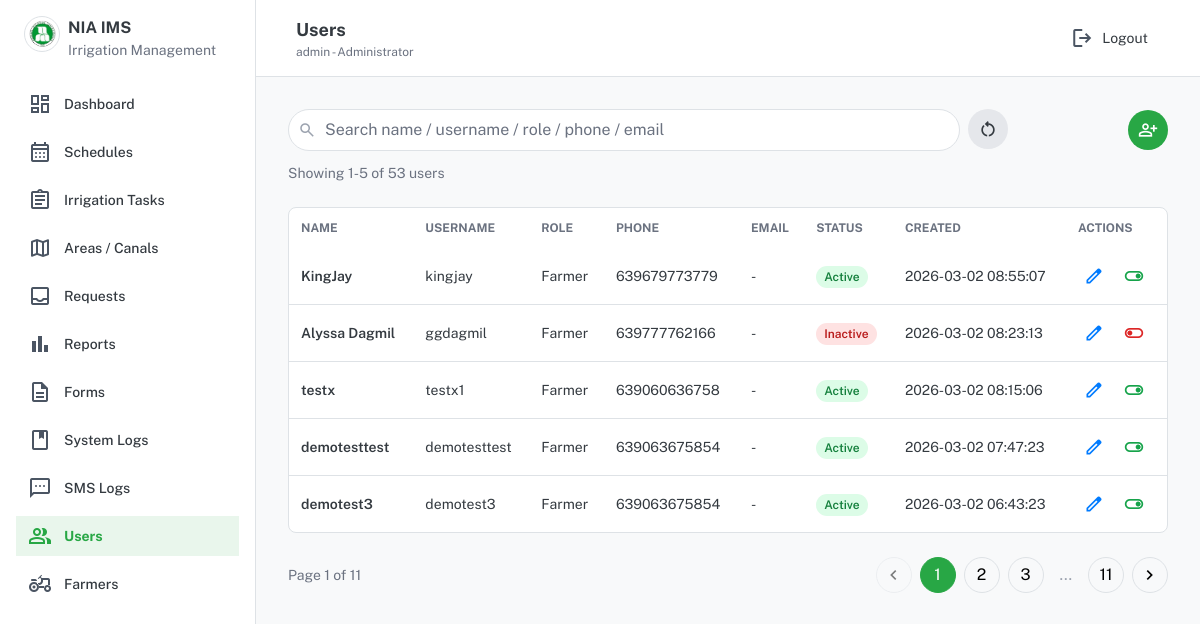
The page /public/index.php?page=users (signed in) on the database its author committed.
### tables this page shows
CREATE TABLE `users` (
  `user_id` int(11) NOT NULL,
  `fullname` varchar(150) DEFAULT NULL,
  `username` varchar(80) DEFAULT NULL,
  `password` varchar(255) DEFAULT NULL,
  `password_change_required` tinyint(4) NOT NULL DEFAULT 0,
  `role` enum('Administrator','Operations Staff','Irrigation Technician','IMO','Monitoring','Farmer','SWRFT','WRFO Gatekeeper','WRFO Scheduler') NOT NULL,
  `phone` varchar(30) DEFAULT NULL,
  `email` varchar(120) DEFAULT NULL,
  `is_active` tinyint(4) DEFAULT 1,
  `created_at` timestamp NOT NULL DEFAULT current_timestamp()
);

### public/index.php (called while the page is built, shortened)
<?php
require_once __DIR__ . '/../includes/helpers.php';
$page = $_GET['page'] ?? 'login';
$routes = [
  'login'     => __DIR__ . '/../pages/login.php',
  'logout'    => __DIR__ . '/../pages/logout.php',
  'dashboard' => __DIR__ . '/../pages/dashboard.php',
  'areas'     => __DIR__ . '/../areas/index.php',
  'schedules' => __DIR__ . '/../schedules/index.php',
  'tasks'     => __DIR__ . '/../tasks/index.php',
  'requests'  => __DIR__ . '/../requests/index.php',
  'reports'   => __DIR__ . '/../reports/index.php',
  'users'     => __DIR__ . '/../users/index.php',
  'logs'      => __DIR__ . '/../logs/index.php',
  'sms_logs'  => __DIR__ . '/../sms_logs/index.php',
  'farmers'   => __DIR__ . '/../farmers/index.php',
  'farmer_requests' => __DIR__ . '/../farmers/requests.php',
  'farmer_dashboard' => __DIR__ . '/../farmers/dashboard.php',
  'my_requests'      => __DIR__ . '/../farmers/requests.php',
  'my_schedule'      => __DIR__ . '/../farmers/schedule.php',
  'profile'          => __DIR__ . '/../farmers/profile.php',
  'announcements'    => __DIR__ . '/../farmers/announcements.php',
  'forms'            => __DIR__ . '/../forms/index.php',
  'forms_print'      => __DIR__ . '/../forms/print.php',
  'force_password'   => __DIR__ . '/../pages/force_password.php',
];
require $routes[$page];

### includes/helpers.php (called while the page is built, shortened)
<?php
function h($v): string {
  return htmlspecialchars((string)$v, ENT_QUOTES, 'UTF-8');
}
function role_label(?string $role): string {
  $r = trim((string)$role);
  return $r === 'Operations Staff' ? 'Irrigation Association' : $r;
}
function app_base_root(): string {
  static $cached = null;
  if ($cached !== null) return $cached;
  $script = str_replace('\\', '/', (string)($_SERVER['SCRIPT_NAME'] ?? ''));
  $root = '';
  $publicPos = strpos($script, '/public/');
  if ($publicPos !== false) {
    $root = substr($script, 0, $publicPos);
  } else {
    $dir = rtrim(str_replace('\\', '/', dirname($script)), '/');
    $root = $dir;
  }
  $root = trim((string)$root);
  if ($root === '' || $root === '.') {
    $cached = '';
    return $cached;
  }
  $cached = '/' . trim($root, '/');
  return $cached;
}
function base_path(string $path = ''): string {
  $root = app_base_root();
  return ($root === '' ? '' : rtrim($root, '/')) . '/' . ltrim($path, '/');
}
function route(string $page, array $params = []): string {
  $url = base_path("public/index.php?page=" . urlencode($page));
  if ($params) $url .= '&' . http_build_query($params);
  return $url;
}

### users/index.php (the view, shortened to what this page needs)
<?php
require_once __DIR__ . '/../includes/helpers.php';
require_once __DIR__ . '/../includes/config.php';
$q = trim($_GET['q'] ?? $_POST['q'] ?? '');
$page = (int)($_GET['p'] ?? $_POST['p'] ?? 1);
$per_page = 5;
$offset = ($page - 1) * $per_page;
$params = [];
$types = '';
$where = "WHERE 1=1";
$countSql = "SELECT COUNT(*) AS total FROM users u $where";
$countStmt = $conn->prepare($countSql);
$countStmt->execute();
$total = (int)($countStmt->get_result()->fetch_assoc()['total'] ?? 0);
$total_pages = (int)ceil($total / $per_page);
$sql = "
  SELECT u.user_id, u.fullname, u.username, u.role, u.phone, u.email, u.is_active, u.created_at
  FROM users u
  $where
  ORDER BY u.user_id DESC
  LIMIT ? OFFSET ?
";
$stmt = $conn->prepare($sql);
if ($params) {
  $types2 = $types . "ii";
  $params2 = array_merge($params, [$per_page, $offset]);
  $stmt->bind_param($types2, ...$params2);
} else {
  $stmt->bind_param("ii", $per_page, $offset);
}
$stmt->execute();
$rows = $stmt->get_result()->fetch_all(MYSQLI_ASSOC);
include __DIR__ . '/../includes/head.php';
function users_url($p, $q) {
  return route('users', [
    'q' => $q,
    'p' => $p,
  ]);
}
?>
<div class="flex min-h-screen w-full">
  <?php include __DIR__ . '/../includes/sidebar.php'; ?>
  <div class="flex-1 flex flex-col">
    <?php include __DIR__ . '/../includes/topbar.php'; ?>
    <main class="p-6 lg:p-8 flex-1">
      <div class="flex items-center justify-between gap-3">
        <form id="usersFilterForm" class="flex flex-1 min-w-0 gap-2" method="GET" action="<?= route('users') ?>">
          <div class="relative w-full sm:max-w-2xl">
            <input id="usersSearchInput" name="q" value="<?= h($q) ?>" placeholder="Search name / username / role / phone / email"
                   class="w-full pl-9 pr-4 rounded-full border-border-light dark:border-border-dark bg-card-light dark:bg-card-dark">
          </div>
          <a
            class="w-10 h-10 rounded-full bg-gray-200 dark:bg-gray-700 text-text-light dark:text-text-dark inline-flex items-center justify-center shrink-0"
            href="<?= route('users') ?>"
            title="Reset"
            aria-label="Reset users filter"
          >
            <span class="material-symbols-outlined text-[20px] leading-none">restart_alt</span>
          </a>
        </form>
        <a href="<?= base_path('users/create.php') ?>"
           class="w-10 h-10 rounded-full bg-primary text-white inline-flex items-center justify-center shrink-0"
           title="Add User"
           aria-label="Add User">
          <span class="material-symbols-outlined text-[20px] leading-none">person_add</span>
        </a>
      </div>
      <div id="usersResults">
      <div class="mt-3 text-sm text-gray-500 dark:text-gray-400">
        Showing <?= $total ? ($offset + 1) : 0 ?>-<?= min($offset + $per_page, $total) ?> of <?= $total ?> users
      </div>
      <div class="mt-6 bg-card-light dark:bg-card-dark border border-border-light dark:border-border-dark rounded-lg overflow-hidden hidden md:block">
        <div class="overflow-x-auto">
          <table class="w-full text-left">
            <thead>
              <tr class="text-xs text-gray-500 dark:text-gray-400 uppercase">
                <th class="p-3">Name</th>
                <th class="p-3">Username</th>
                <th class="p-3">Role</th>
                <th class="p-3">Phone</th>
                <th class="p-3">Email</th>
                <th class="p-3">Status</th>
                <th class="p-3">Created</th>
                <th class="p-3">Actions</th>
              </tr>
            </thead>
            <tbody class="divide-y divide-border-light dark:divide-border-dark">
              <?php foreach ($rows as $r): ?>
                <tr class="text-sm text-text-light dark:text-text-dark">
                  <td class="p-3 font-semibold"><?= h($r['fullname'] ?? '-') ?></td>
                  <td class="p-3"><?= h($r['username'] ?? '-') ?></td>
                  <td class="p-3"><?= h(role_label($r['role'] ?? '-')) ?></td>
                  <td class="p-3"><?= h($r['phone'] ?? '-') ?></td>
                  <td class="p-3"><?= h($r['email'] ?? '-') ?></td>
                  <td class="p-3">
                    <?= ((int)$r['is_active'] === 1)
                      ? '<span class="px-2 py-1 text-xs font-semibold rounded-full bg-green-100 text-green-700 dark:bg-green-900/30 dark:text-green-300">Active</span>'
                      : '<span class="px-2 py-1 text-xs font-semibold rounded-full bg-red-100 text-red-700 dark:bg-red-900/30 dark:text-red-300">Inactive</span>' ?>
                  </td>
                  <td class="p-3"><?= h($r['created_at'] ?? '') ?></td>
                  <td class="p-3">
                    <div class="flex items-center gap-2">
                      <a
                        class="p-1.5 rounded-DEFAULT hover:bg-gray-100 dark:hover:bg-gray-800 text-secondary inline-flex items-center justify-center"
                        href="<?= base_path('users/edit.php?id=' . (int)$r['user_id']) ?>"
                        title="Edit"
                        aria-label="Edit user"
                      >
                        <span class="material-symbols-outlined text-[20px] leading-none">edit</span>
                      </a>
                      <form
                        method="POST"
                        class="inline js-user-status-form"
                        data-user-label="<?= h((string)($r['fullname'] ?: ($r['username'] ?: ('User #' . (int)$r['user_id'])))) ?>"
                        data-next-status="<?= ((int)$r['is_active'] === 1) ? 'Inactive' : 'Active' ?>"
                      >
                        <button
                          class="p-1.5 rounded-DEFAULT hover:bg-gray-100 dark:hover:bg-gray-800 inline-flex items-center justify-center <?= ((int)$r['is_active'] === 1) ? 'text-green-600' : 'text-red-600' ?>"
                          title="<?= ((int)$r['is_active'] === 1) ? 'Set Inactive' : 'Set Active' ?>"
                          aria-label="<?= ((int)$r['is_active'] === 1) ? 'Set user inactive' : 'Set user active' ?>"
                        >
                          <span class="material-symbols-outlined text-[20px] leading-none"><?= ((int)$r['is_active'] === 1) ? 'toggle_on' : 'toggle_off' ?></span>
                        </button>
                      </form>
                    </div>
                  </td>
                </tr>
              <?php endforeach; ?>
            </tbody>
          </table>
        </div>
      </div>
      <?php if ($total_pages > 1): ?>
        <?php
          $window = 2;
          $start = max(1, $page - $window);
          $end = min($total_pages, $page + $window);
        ?>
        <div class="mt-6 flex items-center justify-between gap-3">
          <div class="text-sm text-gray-500 dark:text-gray-400">
            Page <?= $page ?> of <?= $total_pages ?>
          </div>
          <nav class="flex items-center gap-2">
            <a data-users-page-link="1"
              class="w-9 h-9 rounded-full border border-border-light dark:border-border-dark inline-flex items-center justify-center <?= $page <= 1 ? 'opacity-50 pointer-events-none' : 'hover:bg-gray-100 dark:hover:bg-gray-800' ?>"
              href="<?= h(users_url($page - 1, $q)) ?>"
              title="Previous page"
              aria-label="Previous page"
            ><span class="material-symbols-outlined text-[20px] leading-none">chevron_left</span></a>
            <?php for ($i = $start; $i <= $end; $i++): ?>
              <a data-users-page-link="1"
                class="w-9 h-9 rounded-full border border-border-light dark:border-border-dark inline-flex items-center justify-center <?= $i === $page ? 'bg-primary text-white border-primary' : 'hover:bg-gray-100 dark:hover:bg-gray-800' ?>"
                href="<?= h(users_url($i, $q)) ?>"
              ><?= $i ?></a>
            <?php endfor; ?>
            <?php if ($end < $total_pages): ?>
              <?php if ($end < $total_pages - 1): ?>
                <span class="px-2 text-gray-400">...</span>
              <?php endif; ?>
              <a data-users-page-link="1" class="w-9 h-9 rounded-full border border-border-light dark:border-border-dark inline-flex items-center justify-center hover:bg-gray-100 dark:hover:bg-gray-800" href="<?= h(users_url($total_pages, $q)) ?>"><?= $total_pages ?></a>
            <?php endif; ?>
            <a data-users-page-link="1"
              class="w-9 h-9 rounded-full border border-border-light dark:border-border-dark inline-flex items-center justify-center <?= $page >= $total_pages ? 'opacity-50 pointer-events-none' : 'hover:bg-gray-100 dark:hover:bg-gray-800' ?>"
              href="<?= h(users_url($page + 1, $q)) ?>"
              title="Next page"
              aria-label="Next page"
            ><span class="material-symbols-outlined text-[20px] leading-none">chevron_right</span></a>
          </nav>
        </div>
      <?php endif; ?>
      </div>
    </main>
  </div>
</div>
<?php include __DIR__ . '/../includes/footer.php'; ?>

### includes/head.php (style rules this page uses)
.material-symbols-outlined { font-variation-settings: 'FILL' 0,'wght' 400,'GRAD' 0,'opsz' 24; }

### rows shown on the page
users: fullname "KingJay", username "kingjay", role "Farmer", phone "639679773779", email "-", is_active "Active", created_at "2026-03-02 08:55:07"
users: fullname "Alyssa Dagmil", username "ggdagmil", role "Farmer", phone "639777762166", email "-", is_active "Inactive", created_at "2026-03-02 08:23:13"
users: fullname "testx", username "testx1", role "Farmer", phone "639060636758", email "-", is_active "Active", created_at "2026-03-02 08:15:06"
users: fullname "demotesttest", username "demotesttest", role "Farmer", phone "639063675854", email "-", is_active "Active", created_at "2026-03-02 07:47:23"
users: fullname "demotest3", username "demotest3", role "Farmer", phone "639063675854", email "-", is_active "Active", created_at "2026-03-02 06:43:23"

### other values the page prints
$label "Dashboard Schedules Irrigation Tasks Areas / Canals Requests Reports Forms System Logs SMS Logs Users Farmers"
$topTitle "Users"
$userName "admin"
$userRole "Administrator"
$offset + 1 "1"
min($offset + $per_page, $total) "5"
$total "53"
$page "1"
$total_pages "11"
